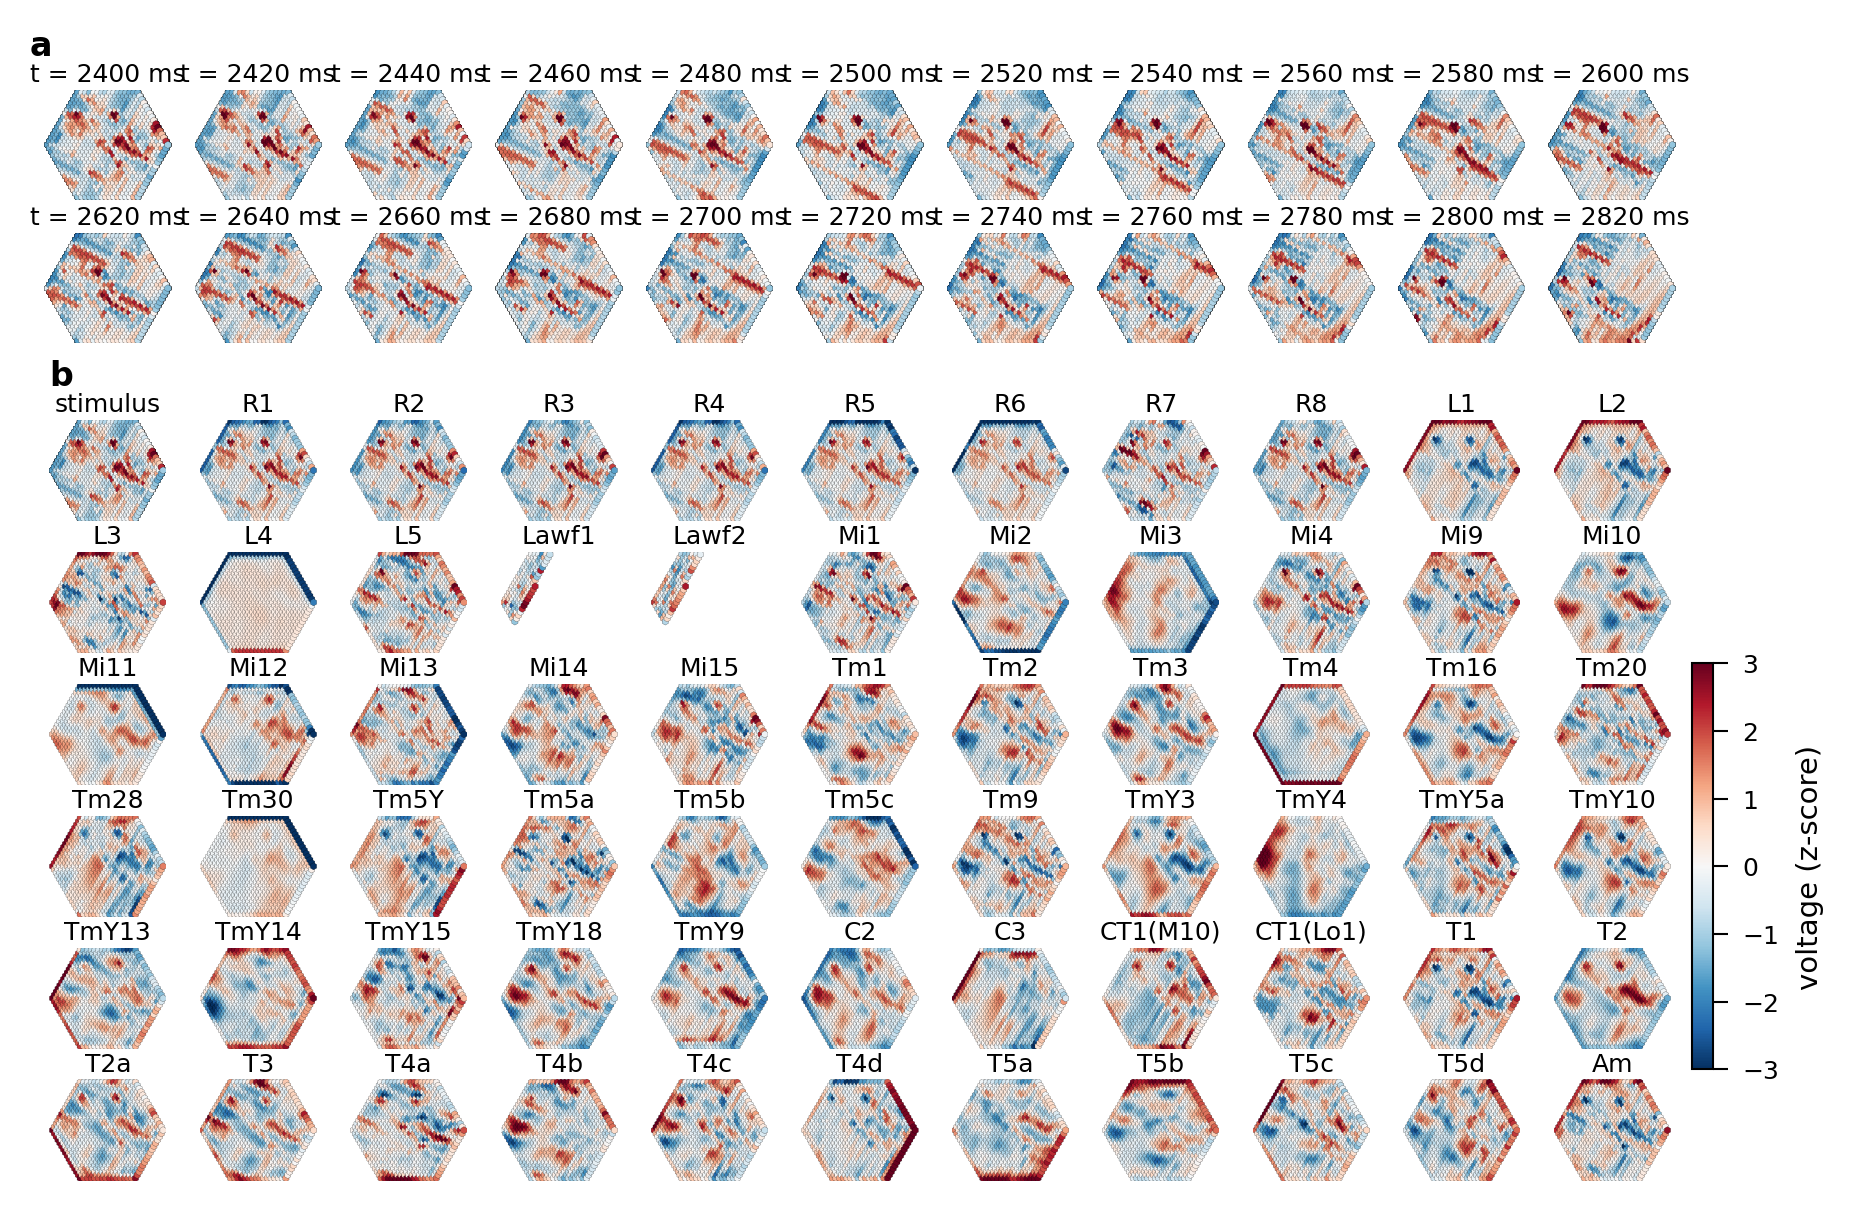

This figure's Python source:
"""
Figure: stimulus + per-cell-type voltage maps on the full 721-column retinotopic
lattice (flyvis_noise_free_all, 45,669 neurons, 5,768 photoreceptors — roughly
3.3x more voxels than the 217-column flyvis_noise_free variant).

Janne-styled per figures/INSTRUCTIONS.md (the previous, larger-font version
is preserved at fig_stimulus_hexagons_all_original.py):

  * ~18 cm document-width figure (7.09 in) at 300 dpi
  * 6-8 pt fonts, 0.5 pt spines / ticks
  * top + right spines hidden globally (via janne.matplotlibrc)
  * trim_axis used on axes that have visible spines (the colorbar)
  * hexagon panels have no spines/ticks so trim_axis is skipped there
  * PDF primary output (pdf.fonttype=42, svg.fonttype='none')

Layout — same two-panel structure as the original:
  a) Stimulus series over consecutive 20-ms frames.
  b) 6 x 11 grid — stimulus + 65 cell types, per-hexagon z-score.

Usage
-----
    conda run -n neural-graph-linux python figures/fig_stimulus_hexagons_all.py

Output
------
    figures/fig_stimulus_hexagons_all.{pdf,png}
"""

import os
import sys

import matplotlib
matplotlib.use('Agg')
matplotlib.rc_file(os.path.join(os.path.dirname(__file__), 'janne.matplotlibrc'))

import matplotlib.pyplot as plt
import matplotlib.gridspec as mgs
import numpy as np

# ── project imports ──────────────────────────────────────────────────────────
REPO = os.path.join(os.path.dirname(__file__), '..')
sys.path.insert(0, os.path.join(REPO, 'src'))

from connectome_gnn.config import NeuralGraphConfig
from connectome_gnn.metrics import ANATOMICAL_ORDER, INDEX_TO_NAME
from connectome_gnn.utils import set_data_root, graphs_data_path, add_pre_folder
from connectome_gnn.zarr_io import load_simulation_data
from connectome_gnn.figure_style import default_style


# Try the flyvis trim_axis; fall back to a local equivalent if unavailable.
try:
    from flyvis.analysis.visualization.plt_utils import trim_axis as _trim_axis
except Exception:
    def _trim_axis(ax, xmargin=0.0, ymargin=0.0, yaxis=True, xaxis=True):
        """Local fallback: clip left/bottom spines to the data range so the
        axes break at the first/last data point (no spine beyond the data)."""
        if xaxis:
            xticks = ax.get_xticks()
            xlo, xhi = ax.get_xlim()
            xticks = [t for t in xticks if xlo <= t <= xhi]
            if xticks:
                ax.spines['bottom'].set_bounds(xticks[0], xticks[-1])
        if yaxis:
            yticks = ax.get_yticks()
            ylo, yhi = ax.get_ylim()
            yticks = [t for t in yticks if ylo <= t <= yhi]
            if yticks:
                ax.spines['left'].set_bounds(yticks[0], yticks[-1])


# ── font sizes (Janne 6-8 pt) ────────────────────────────────────────────────
FS_TITLE  = 6     # per-hexagon panel titles (cell-type names, time stamps)
FS_LABEL  = 7     # colorbar label
FS_TICK   = 6     # colorbar ticks
PANEL_LBL = 8     # a) / b) panel labels

# ── data config ──────────────────────────────────────────────────────────────
CONFIG_NAME = 'flyvis_noise_free_all'
DATA_ROOT   = '/groups/saalfeld/home/allierc/GraphData'

SERIES_START   = 120
SERIES_STEP    = 1            # step of 1 frame between stimulus snapshots
SERIES_ROWS    = 2            # two rows of stimuli in panel a
SERIES_COLS    = 11
SERIES_FRAMES  = [SERIES_START + i * SERIES_STEP for i in range(SERIES_ROWS * SERIES_COLS)]
SNAPSHOT_FRAME = SERIES_FRAMES[0]   # first stimulus in a == stimulus in b
GRID_ROWS, GRID_COLS = 6, 11  # 6 × 11 = 66 slots = 1 stimulus + 65 cell types

# ── rendering style — same as data-generation default_style ──────────────────
style = default_style


# ---------------------------------------------------------------------------
# Data loading
# ---------------------------------------------------------------------------
def load_data(config_name, data_root):
    set_data_root(data_root)
    cfg_path = os.path.join(REPO, 'config', 'fly', f'{config_name}.yaml')
    config   = NeuralGraphConfig.from_yaml(cfg_path)
    _, pre   = add_pre_folder(config_name)
    if not config.dataset.startswith(pre):
        config.dataset = pre + config.dataset
    gdata_dir = graphs_data_path(config.dataset)

    max_frame = max(max(SERIES_FRAMES), SNAPSHOT_FRAME) + 1
    x_ts = load_simulation_data(
        os.path.join(gdata_dir, 'x_list_train'),
        fields=['voltage', 'stimulus', 'neuron_type', 'pos'],
    )
    voltage   = x_ts.voltage[:max_frame].numpy().T.astype(np.float32)
    stimulus  = x_ts.stimulus[:max_frame].numpy().T.astype(np.float32)
    type_ids  = x_ts.neuron_type.numpy().astype(int)
    positions = x_ts.pos.numpy().astype(np.float32)
    n_inp     = int(config.simulation.n_input_neurons)
    dt_ms     = float(config.simulation.delta_t) * 1000.0   # s → ms
    return positions, voltage, stimulus, type_ids, n_inp, dt_ms


# ---------------------------------------------------------------------------
# Figure
# ---------------------------------------------------------------------------
print(f'loading {CONFIG_NAME} ...')
positions, voltage, stimulus, type_ids, n_inp, dt_ms = load_data(CONFIG_NAME, DATA_ROOT)
print(f'  N={positions.shape[0]}  n_input={n_inp}  types={len(np.unique(type_ids))}  dt={dt_ms} ms')

vmin_v, vmax_v = -3.0, 3.0
vmin_s, vmax_s = -3.0, 3.0   # stimulus also displayed as z-score
CMAP        = 'RdBu_r'        # match the z-scored heatmap in fig_simulations.py
HEX_EDGE_C  = 'black'
HEX_EDGE_W  = 0.05            # thinner outline matches Janne 0.5 pt aesthetics
HEX_MARKER_S = 3              # scaled down for the smaller ~18 cm figure

# Hex-lattice extent — pre-compute so every panel sets the same xlim/ylim and
# hence renders hexagons at identical size.
_px = positions[:n_inp, 0]
_py = positions[:n_inp, 1]
_pad_x = (_px.max() - _px.min()) * 0.03
_pad_y = (_py.max() - _py.min()) * 0.03
HEX_XLIM = (_px.min() - _pad_x, _px.max() + _pad_x)
HEX_YLIM = (_py.min() - _pad_y, _py.max() + _pad_y)


def _draw_hex(ax, xy, values, cmap, vmin, vmax):
    """Hex scatter with thin black outline + shared xlim/ylim so every panel
    draws the hexagons at identical size."""
    ax.scatter(
        xy[:, 0], xy[:, 1], c=values,
        s=HEX_MARKER_S, marker='h',
        cmap=cmap, vmin=vmin, vmax=vmax,
        edgecolors=HEX_EDGE_C, linewidths=HEX_EDGE_W,
        alpha=1.0,
    )
    ax.set_xlim(*HEX_XLIM)
    ax.set_ylim(*HEX_YLIM)
    ax.set_xticks([])
    ax.set_yticks([])
    ax.set_aspect('equal')
    ax.set_facecolor(style.background)
    for spine in ax.spines.values():
        spine.set_visible(False)

# ~18 cm wide; height keeps the original 3:2 aspect (≈ 4.73 in).
FIG_W_IN = 18.0 * 0.3937          # ≈ 7.09 in
FIG_H_IN = FIG_W_IN * (20.0 / 30.0)  # preserve original 30:20 aspect

fig = plt.figure(figsize=(FIG_W_IN, FIG_H_IN), facecolor=style.background)
outer = mgs.GridSpec(
    2, 1, figure=fig,
    height_ratios=[SERIES_ROWS, GRID_ROWS],
    hspace=0.15,
)

def _zscore(v):
    return (v - v.mean()) / (v.std() + 1e-6)

# ── panel a) stimulus time-series — full hex on the 1736 photoreceptors ──────
gs_a = mgs.GridSpecFromSubplotSpec(SERIES_ROWS, SERIES_COLS,
                                    subplot_spec=outer[0],
                                    wspace=0.05, hspace=0.3)
axes_a = []
for k, t in enumerate(SERIES_FRAMES):
    r, c = divmod(k, SERIES_COLS)
    ax = fig.add_subplot(gs_a[r, c])
    stim_t = _zscore(stimulus[:n_inp, t])
    _draw_hex(ax, positions[:n_inp], stim_t, CMAP, vmin_s, vmax_s)
    ax.set_title(f't = {int(round(t * dt_ms))} ms', fontsize=FS_TITLE, pad=2)
    axes_a.append(ax)

# ── panel b) 8×9 grid — stimulus + 65 types, same as Fig_0_000000.png ────────
gs_b = mgs.GridSpecFromSubplotSpec(GRID_ROWS, GRID_COLS, subplot_spec=outer[1],
                                    wspace=0.05, hspace=0.3)
axes_b = []
stim_snap = _zscore(stimulus[:n_inp, SNAPSHOT_FRAME])

# Per-cell-type z-score at the snapshot frame: each hexagon is normalised
# by its own type's mean/std so all 65 panels share one comparable scale.
volt_snap_z = voltage[:, SNAPSHOT_FRAME].copy()
for _tid in np.unique(type_ids):
    _m = type_ids == _tid
    volt_snap_z[_m] = _zscore(volt_snap_z[_m])

n_panels = min(len(ANATOMICAL_ORDER), GRID_ROWS * GRID_COLS)
for idx in range(n_panels):
    type_idx = ANATOMICAL_ORDER[idx]
    r, c = divmod(idx, GRID_COLS)
    ax = fig.add_subplot(gs_b[r, c])
    if type_idx is None:
        _draw_hex(ax, positions[:n_inp], stim_snap, CMAP, vmin_s, vmax_s)
        name = 'stimulus'
    else:
        count = int((type_ids == type_idx).sum())
        vals = volt_snap_z[type_ids == type_idx]
        # Original plot reuses the first `count` retinotopic positions so
        # every cell type renders onto the same hexagonal lattice.
        _draw_hex(ax, positions[:count], vals, CMAP, vmin_v, vmax_v)
        name = INDEX_TO_NAME.get(type_idx, f'type_{type_idx}')
    ax.set_title(name, fontsize=FS_TITLE, pad=2)
    axes_b.append(ax)

# hide trailing cells
for idx in range(n_panels, GRID_ROWS * GRID_COLS):
    r, c = divmod(idx, GRID_COLS)
    ax = fig.add_subplot(gs_b[r, c])
    ax.set_visible(False)

# ── voltage colorbar — placed on the right of panel b ────────────────────────
fig.canvas.draw()
import matplotlib.cm as _mcm
import matplotlib.colors as _mcolors
# Use the last used right-most panel in panel b as anchor (column = GRID_COLS-1).
_last_col_axes = [axes_b[idx] for idx in range(n_panels)
                   if (idx % GRID_COLS) == (GRID_COLS - 1)]
if _last_col_axes:
    _anchor = _last_col_axes[len(_last_col_axes) // 2]   # middle of the right column
    _pos = _anchor.get_position()
    _cax_v = fig.add_axes([
        _pos.x1 + 0.010,
        _pos.y0 - _pos.height * 1.5,
        0.010,
        _pos.height * 4.0,
    ])
    _norm_v = _mcolors.Normalize(vmin=vmin_v, vmax=vmax_v)
    _sm_v = _mcm.ScalarMappable(norm=_norm_v, cmap=CMAP)
    _cbar_v = fig.colorbar(_sm_v, cax=_cax_v)
    _cbar_v.set_label('voltage (z-score)', fontsize=FS_LABEL)
    _cbar_v.ax.tick_params(labelsize=FS_TICK, width=0.5)
    # Trim the colorbar's data axis (vertical) so the spine stops at the
    # first/last tick — Janne convention. Leave the (empty) horizontal axis.
    _trim_axis(_cax_v, xaxis=False, yaxis=True)

# ── panel labels a) / b) — top-left of each outer row ────────────────────────
fig.canvas.draw()
renderer = fig.canvas.get_renderer()
inv = fig.transFigure.inverted()
bb_a = axes_a[0].get_tightbbox(renderer)
bb_b = axes_b[0].get_tightbbox(renderer)
for bb, lbl in zip([bb_a, bb_b], ['a', 'b']):
    x0 = inv.transform((bb.x0, bb.y1))[0]
    y1 = inv.transform((bb.x0, bb.y1))[1]
    fig.text(x0, y1, lbl, fontsize=PANEL_LBL, fontweight='bold',
             va='bottom', ha='left', color='black', transform=fig.transFigure)

# ── save ─────────────────────────────────────────────────────────────────────
OUT_DIR = os.path.dirname(os.path.abspath(__file__))
out_base = os.path.join(OUT_DIR, 'fig_stimulus_hexagons_all')
# PDF first per janne.matplotlibrc default; PNG for quick preview.
fig.savefig(out_base + '.pdf', bbox_inches='tight')
fig.savefig(out_base + '.png', dpi=300, bbox_inches='tight')
plt.close(fig)
print(f'Saved: {out_base}.pdf')
print(f'Saved: {out_base}.png')
